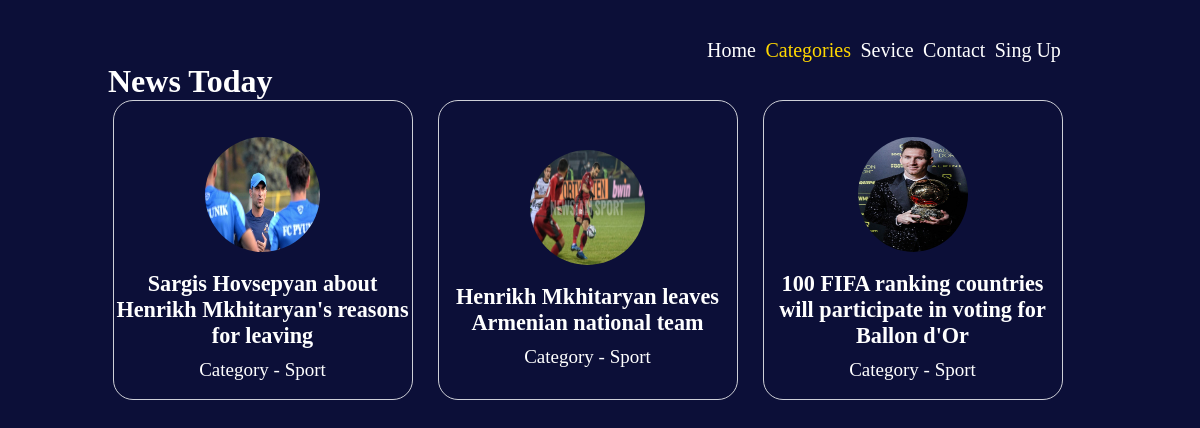
The page /sport/ on the database its author committed.
### polls/models.py (models this page shows, shortened)
class News(models.Model):
	category = models.ForeignKey(Categories,on_delete=models.CASCADE, verbose_name='Main Category', related_name='main')
	aditional_category = models.ManyToManyField(Categories,blank=True,verbose_name='Aditional Category',related_name='aditional')
	name = models.CharField(max_length=300)
	slug = models.SlugField(max_length=350,unique=True)
	text = models.TextField(max_length=10000)
	date = models.DateTimeField(auto_now=True)
	photo = models.ImageField(upload_to='photos')
	public = models.BooleanField(default=True)
	class Meta:
		verbose_name = 'News'
		verbose_name_plural = 'Posts'

class Categories(models.Model):
	name = models.CharField(max_length=100)
	slug = models.SlugField(max_length=150)
	public = models.BooleanField(default=True)
	def __str__(self):
		return f"{self.name}"
	class Meta:
		verbose_name = 'Category'
		verbose_name_plural = 'Categories'

### polls/views.py (the view)
# urls.py: path('<slug:cat_slug>/',CategoriesListView.as_view(), name='category')
class CategoriesListView(ListView):
	model = News
	template_name = 'posts.html'
	context_object_name = 'post_category'
	allow_empty = False
	def get_queryset(self):
		return News.objects.filter(category__slug=self.kwargs['cat_slug'], public= True)
	def get_context_data(self, *, object_list=None, **kwargs):
		context = super().get_context_data(**kwargs)
		context['category'] = Categories.objects.all()
		context['title'] = 'Категория - ' + str(context['post_category'][0].category)
		return context

### templates/posts.html (shortened to what this page needs)
<!DOCTYPE html>
{% load static %}
<html lang="en">
<head>
	<link rel="stylesheet" href="{% static 'css/style.css' %}">
</head>
<body style="background: #0C0F38;">
	<header>
		<div class="text">
			<h1><a href="{% url 'news'%}" class="texto">News Today</a></h1>
		</div>
		<div class="main">
			<ul>
				<li><a href="{% url 'news'%}" style="color: unset;">Home</a></li>
				<li><a href="{% url 'cat' %}" style="color: gold;">Categories</a></li>
				<li><a href="#">Sevice</a></li>
				<li><a href="#">Contact</a></li>
				<li><a href="#">Sing Up</a></li>
			</ul>
		</div>
	</header>
	<div class="serv_cubs">
			<div class="cubs">
				<div class="cubs_div">
					{%for post in object_list %}
							<div class="cub" style="justify-content: center;">
								<div><img src="{{ post.photo.url }}" alt="" width="115px" height="115px" style="border-radius: 50%;"></div><br>
								<a href="{% url 'post' post.slug %}" style="text-decoration: none; color: white;">
									<h3>{{post.name}}</h3>
									<p style="margin-top: 10px">Category - {{ post.category}}</p>
								</a>
							</div>
					{%endfor%}
				</div>
			</div>
		</div>
</body>
</html>

### static/css/style.css (style rules this page uses)
* { margin: 0; box-sizing: border-box; }
header { width: 100%; height: 100px; background: #0C0F38; color: white; display: flex; }
.text { width: 50%; height: 100%; display: flex; margin-left: 9%; align-items: flex-end; }
.text h1 { cursor: pointer; }
.main { width: 80%; height: 100%; font-size: 20px; display: flex; align-items: center; justify-content: center; z-index: 3; }
.main ul { width: 60%; display: flex; justify-content: space-around; }
.main li:first-child a { color: gold; }
.main li { list-style-type: none; }
.main a { color: white; text-decoration: none; transition: .5s; }
.serv_cubs { width: 100%; height: 700px; display: flex; justify-content: center; }
.cubs { width: 1250px; height: 100%; }
.cubs_div { display: grid; justify-content: center; row-gap: 25px; column-gap: 25px; grid-template-columns: auto auto auto auto; }
.cub { width: 300px; height: 300px; display: flex; flex-direction: column; align-items: center; color: white; font-size: 19px; cursor: pointer; text-align: center; border: 1px solid #CECFD7; border-radius: 20px; transition: .5s; }
.texto { text-decoration: none; color: white; }
.cub div { width: 110px; height: 110px; display: flex; margin-top: 20px; justify-content: center; align-items: center; }
.container h4,p { margin: auto; }

### rows shown on the page
News: photo (picture), name "Sargis Hovsepyan about Henrikh Mkhitaryan's reasons for leaving", category "Sport"
News: photo (picture), name "Henrikh Mkhitaryan leaves Armenian national team", category "Sport"
News: photo (picture), name "100 FIFA ranking countries will participate in voting for Ballon d'Or", category "Sport"
